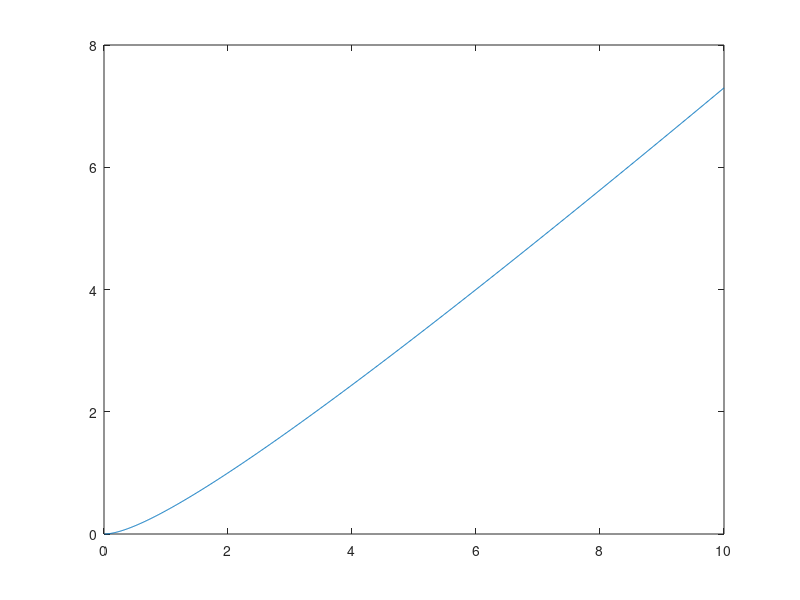
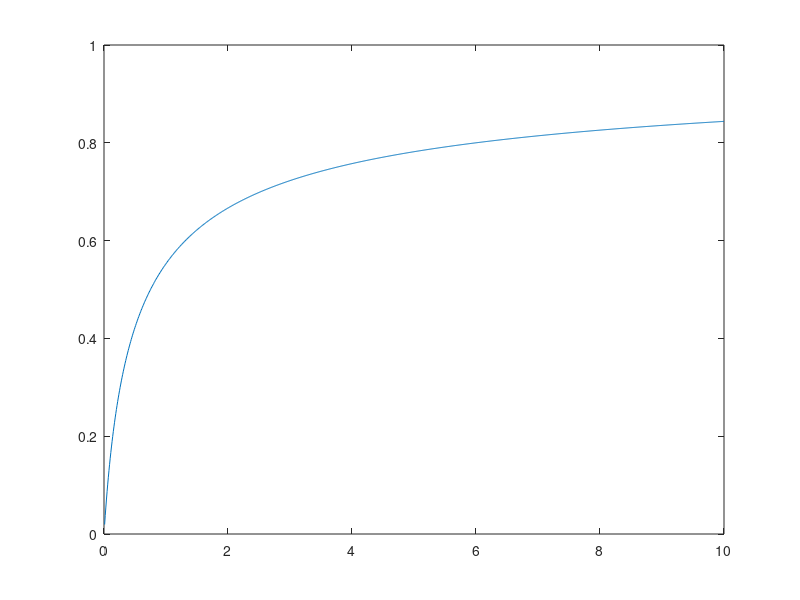
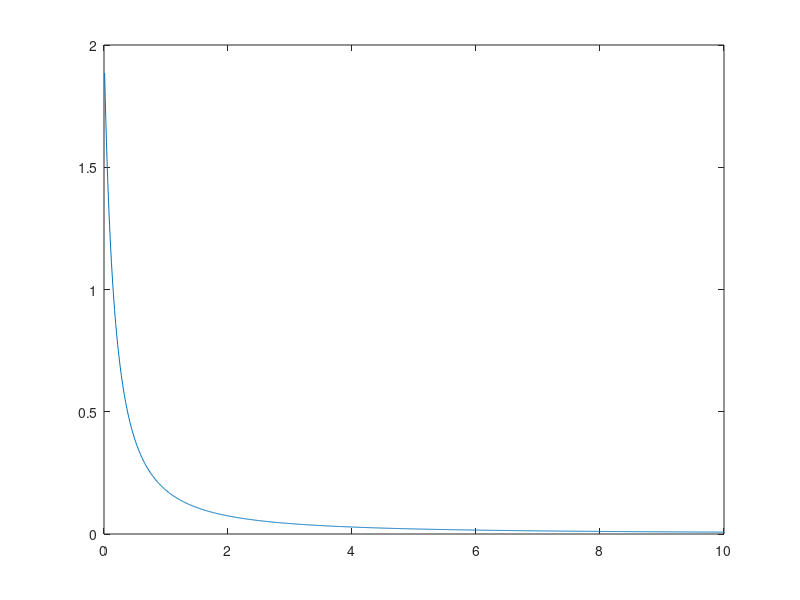
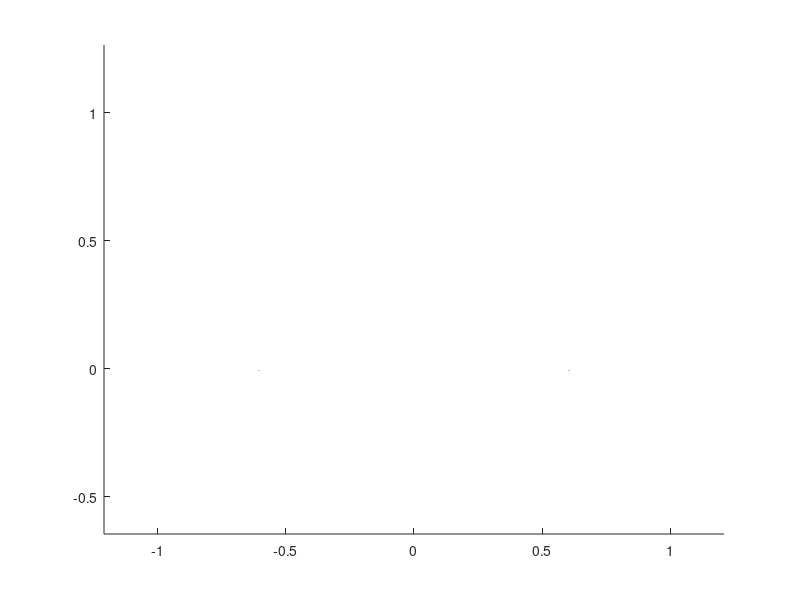

These charts were generated, in order, by the following MATLAB code:
%% Droplet impact on a cantilever: mass_only.m
% 
% This script deals with the distinguished limit where the mass term of the
% ODE for the cantilever dominates over the damping and spring term. In
% this case we have an analytic solution for s_0(t) for all time. We drop
% the 0 subscripts.

close all

%%
% Solution for s_0(t) and other quantities

% Cantilever displacement and its time derivatives
s = @(t) 0.5 + t - 0.5 * sqrt(1 + 4 * t); 
sdot = @(t) 1 - 1 ./ sqrt(1 + 4 * t);
sddot = @(t) 2 * (1 + 4 * t).^(-3/2);

% Turnover point and its time derivative 
d = @(t) 2 * sqrt(t - s(t));
ddot = @(t) (1 - sdot(t)) ./ sqrt(t - s(t));

% Jet thickness
hJ = @(t) (pi / 4) * (t - s(t)).^(3/2);


%%
% Specific parameters
tvals = 0.01:0.01:10;

%%
% Plotting cantilever displacement
figure(1);
plot(tvals, s(tvals));

figure(2);
plot(tvals, sdot(tvals));

figure(3);
plot(tvals, sddot(tvals));

%%
% Outer region solution

% Square root defined using the appropriate branch cut
branch_sqrt = @(zeta, t) abs(zeta - d(t)) .* abs(zeta + d(t)) ...
    .* exp(1i * (angle(zeta - d(t)) + angle(zeta + d(t))) / 2);

% Complex potential and its derivative
W = @(zeta, t) 1i * sdot(t) .* zeta + 1i * (1 - sdot(t)) .* branch_sqrt(zeta, t);
dW = @(zeta, t) 1i * sdot(t) + 1i * (1 - sdot(t)) .* zeta ./ branch_sqrt(zeta, t);

% Components of velocity in outer region
outer_u = @(X, Z, t) real(dW(X + 1i * Z, t));
outer_v = @(X, Z, t) -imag(dW(X + 1i * Z, t));

% Plots the velocity field
% x_axis = -6 : 0.1 : 6;
% z_axis = 0.01 : 0.01 : 1;
% [Xs, Zs] = meshgrid(x_axis, z_axis);
% figure(4);
% xlim([-6, 6]);
% ylim([0, 1]);
% for tval = tvals
%     us = outer_u(Xs, Zs, tval);
%     vs = outer_v(Xs, Zs, tval);
%    
%     figure(4);
%     scalefactor = 0.01;
%     quiver(Xs, Zs, scalefactor * us, scalefactor * vs, 'Autoscale', 'off');
% 
%     title(["t = ", num2str(tval), ", s(t) = ", num2str(s(tval))]);
%     pause(.1);
% end

% Free surface shape
H = @(X, t) 0.5 * abs(X) .* sqrt(X.^2 - 4 * (t - s(t))) - s(t);
tval = 0.1;
Xs = d(tval) * (1.0 : 1e-6 : 2);
figure(5);
pbaspect([1 1 1])
hold on
plot(Xs, H(Xs, tval));
plot(-Xs, H(-Xs, tval));
hold off
axis equal

% Pressure on the cantilever
figure(6);
P = @(X, t) - sddot(t) .* sqrt(d(t).^2 - X.^2) ... 
    + (1 - sdot(t)) .* d(t) .* ddot(t) ./ sqrt(d(t).^2 - X.^2);
tval = 0.1;
Xs = d(tval) * (-1 : 1e-3 : 1);
plot(Xs, P(Xs, tval));


%%
% Inner region solution

% Free surface shape 
surface_x = @(sigma, t) (hJ(t) / pi) * (sigma - log(sigma) -1);
inner_h = @(sigma, t) hJ(t) * (1 + 4 * sqrt(sigma) / pi);

sigmas = 0:1e-6:20;
tval = 0.1;
figure(7);
plot(surface_x(sigmas, tval), inner_h(sigmas, tval));



